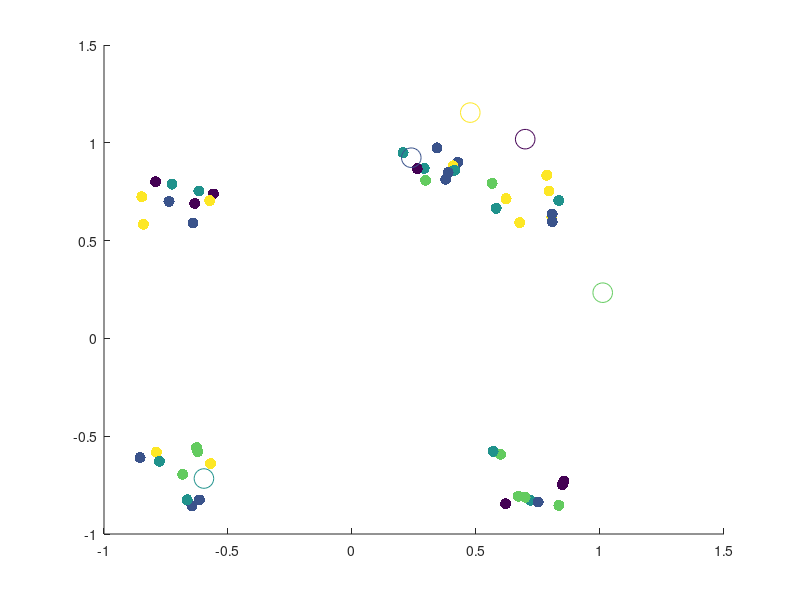

Recreate this plot in MATLAB. (Note: this script raises an error after producing the figure.)
%% Random Initalization
% yeet
% Topic I.6 - Alternating Minimization Scheme Algorithm for k-Means Clustering*
% 
% Clear the workspace and close all figure windows     

close all; clear all;

load Q1data.mat; 

[n,m]= size(XData); 

% Set the number of clusters (k)
k=5;

% Assign each data vector, randomly to one of the k clusters
IndexSet = randi(k,n,1);

% Plot the data
scatter(XData(:,1),XData(:,2),64,IndexSet,'filled');
hold on

% Create data structures to store the weight vectors for cluster (c), and the 
% weight vectors from the previous iteration (cPrev)
c = zeros(k,m);
cPrev = zeros(k,m);

% Randomly initialize the weight vectors so that each component is sampled from 
% the interval [-1,1]
c = -1.2 + 2.4*rand(k,m);

% Plot the initial weight vectors
scatter(c(:,1),c(:,2),200,linspace(1,k,k))
hold off
pause



%% K++ initalization 

close all; clear all; clc;
% for funsies attempt at k++ initalization 

% 100 2-dimensional points, each points is a vector! 
%hopefully this is like quakes data
load Q1data.mat


%number of clusters; 
k =4; 

[n,m]=size(XData);



[c,IndexSet]= KPlusPlusInit(XData,k);




% Plot the data
scatter(XData(:,1),XData(:,2),64,IndexSet,'filled');
hold on
scatter(c(:,1),c(:,2),200,linspace(1,k,k))
hold off

%% The Alternating Minimization Scheme
doneFlag=0;

% Keep alternating updates to weight vectors and cluster assignments until weight 
% vectors no longer change their locations

while (~doneFlag)

    % Update the weight vectors in each cluster via the centroid formula
    for i=1:k 

        % Find the indices for all data vectors currently in cluster i
        ClusterIndices = find(IndexSet==i);

        % Find the number of data vectors currently in cluster i
        NumVecsInCluster = size(ClusterIndices,1);

        % Create a data structure to store weight vector for the current
        % cluster
        c(i,:)=0; 

        % Update cluster vector using the centroid formula
        for j=1:NumVecsInCluster
            for l=1:m
                c(i,l) = c(i,l) + XData(ClusterIndices(j,1),l)/NumVecsInCluster;
            end
        end

    end

    % Plot the updated weight vectors for each cluster
    scatter(XData(:,1),XData(:,2),64,IndexSet,'filled')
    hold on
    scatter(c(:,1),c(:,2),200,linspace(1,k,k))
    %pause
    
    % Now reassign all data vectors to the closest weight vector (cluster)

    % Create a data structure to store closest weight vector for each data
    % point
    closestCluster=zeros(n,1);

    % Reassign each data vector to the new, closest cluster
    for d=1:n

        % Store the coordinates of the current data vector
        xD = XData(d,:);

        % Set the minimum distance tracker to be a very large number
        sqDistMin=1e16;

        % Find the closest weight vector (cluster) to the current data
        % vector
        for i=1:k
            sqDist = norm(c(i,:)-xD,2);

            % If the distance is less than the current min, assign the
            % current data vector to this cluster
            if sqDist<sqDistMin
                closestCluster(d)=i;
                sqDistMin=sqDist;
            end

        end
    end

    % Update the assignments of the data vectors to their new clusters
    IndexSet = closestCluster;
    
    % Plot the data and the updated weight vectors
    hold off
    scatter(XData(:,1),XData(:,2),64,IndexSet,'filled')
    hold on
    scatter(c(:,1),c(:,2),200,linspace(1,k,k))
    hold off
    %pause
    
    % Terminate the alternating scheme if the weight vectors are unaltered
    % relative to the previous iteration
    if c==cPrev
        doneFlag=1;
    else
        cPrev=c;
    end
end


%% Calculation of Overall Coherence

% computes overall coherence AFTER K-Means! 
OvCo=oaco(XData,IndexSet,c)



%% 10 initalizations

close all; clear all; clc;



% 50  2-dimensional points, each points is a vector! 
%hopefully this is like quakes data
load Q1data.mat



rng(33)

% initalization :) heh
OvCO_forkPP = zeros(1,10);
OvCO_forRand = zeros(1,10); 
% number of clusters


k=5; 


% random initalization;

for realz = 1:10
    [n,m]= size(XData);
    IndexSeti = randi(k,n,1);
    ci = -1.2 + 2.4*rand(k,m);
    
    % scatter(XData(:,1),XData(:,2),64,IndexSeti,'filled')
    %     hold on
    %     scatter(ci(:,1),ci(:,2),200,linspace(1,k,k))
    %     hold off
    %     pause 
    %     
    
    % this runs the k-means algorithim
    [IndexSetf,cf]= kmeans493(XData,k,IndexSeti,ci);
    OvCo=oaco(XData,IndexSetf,cf);
    OvCO_forRand(:,realz) = OvCo ; % this creates a vector of the overall coherence
    
    %   scatter(XData(:,1),XData(:,2),64,IndexSetf,'filled')
    %     hold on
    %     scatter(cf(:,1),cf(:,2),200,linspace(1,k,k))
    %     hold off


end 


%k++ initalization 
for realz = 1:10  

    [ci,IndexSeti]=KPlusPlusInit(XData,k);
    
    %  scatter(XData(:,1),XData(:,2),64,IndexSeti,'filled')
    %     hold on
    %     scatter(ci(:,1),ci(:,2),200,linspace(1,k,k))
    %     hold off
    %     pause 
        
        %runs k means
   
    %uses a random     scheme for intial index
    %[IndexSetf,cf]= kmeans493(XData,k,randi(k,size(XData,1),1),ci);    
    [IndexSetf,cf]= kmeans493(XData,k,IndexSeti,ci);
    
    OvCo=oaco(XData,IndexSetf,cf);
    OvCO_forkPP(:,realz) = OvCo ; 
    
    %   scatter(XData(:,1),XData(:,2),64,IndexSetf,'filled')
    %     hold on
    %     scatter(cf(:,1),cf(:,2),200,linspace(1,k,k))
    %     hold off
end 




mean(OvCO_forkPP)
mean(OvCO_forRand)



%% Elbow Method

clc; clear all; close all; 

load Q1data.mat

suck =8; 
initalz =5; 

% rows is number of initlizations we use, coloumns is values of k 
% for each initilization scheme
mat2PlotKPP = zeros(initalz,suck); 
mat2PlotRand =zeros(initalz,suck); 

for k=1:suck
   
    
    for realz = 1:initalz

    [ci,IndexSeti]=KPlusPlusInit(XData,k);
        
        %runs k means
        
    [IndexSetf,cf]= kmeans493(XData,k,IndexSeti,ci);
    
    OvCo=oaco(XData,IndexSetf,cf);
    mat2PlotKPP(realz,k) = OvCo; 
    end 
    
    
    
     for realz = 1:initalz

    [n,m]= size(XData);
    IndexSeti = randi(k,n,1);
    ci = -1.2 + 2.4*rand(k,m);
        
        %runs k means
        
    [IndexSetf,cf]= kmeans493(XData,k,IndexSeti,ci);
    
    OvCo=oaco(XData,IndexSetf,cf);
    mat2PlotRand(realz,k) = OvCo; 
     end 
    
    
    
end 



subplot(1,2,1)
for iter = 1:5
    plot(1:suck, mat2PlotKPP(iter,:),'LineWidth',1.5,'Marker',"*",'LineStyle','--')
    hold on;
    title('Elbow Plot for K++ Initalization')
    xlabel('Number of Clusters (k)')
    ylabel('Overall Coherence y')
    %rectangle('Position',[4-1 7-1 1 1],'Curvature',[.5 .5]) 
    %legend('Realiz 1','Realiz 4','Realiz 3','Realiz 4','Realiz 5')
    grid on;
end 



hold on; 

subplot(1,2,2)
for iter = 1:5
    plot(1:suck, mat2PlotRand(iter,:),'LineWidth',1.5,'Marker',"*",'LineStyle','--')
     hold on;
    title('Elbow Plot for Random Initalization')
    xlabel('Number of Clusters (k)')
    ylabel('Overall Coherence y')
    legend('Realiz 1','Realiz 4','Realiz 3','Realiz 4','Realiz 5')
    grid on;
end 




%% MNIST PART 3

close all; 
numim = 100; % number of images
% use parts of Haider Code to extract data frame from 100 images 
% 400 cols for 20 x 20 pizels 

%ovco badd at large k FYI

[XDataM ,labels2test]= DatHaider(numim);

% use k = 6 from jamie elbow! 
k_fromelbow=6;
    

%initalizes and does kmeans 
[c,IndexSeti]=KPlusPlusInit(XDataM,k_fromelbow,42);
[IndexSetf, cf] = kmeans493(XDataM,k_fromelbow,IndexSeti,c);

% for the  cluster we...
for val_k= 1:k_fromelbow 

    figure(val_k)    

    str = sprintf('Images associated with Cluster %d', val_k);



% look at all the points in this cluster from k means 
    for i=1:sum(IndexSetf==val_k)
       % creates the rows and coloumns for images in a cluster
        rows_img = round(numim/10);
        cols_img = round(numim/10);
       %creates a subplot for a certain cluster k
       subplot(rows_img,cols_img,i)
       title(str)
       %and shows all the images associated with that cluster
       Cluster_image = XDataM(IndexSetf==val_k,:);
       currImg = reshape(Cluster_image(i,:),[20,20]);
       imshow(currImg,'InitialMagnification',1000) 
    end
    
    
% cluster 1 is 1     
% cluster 2 is zero 
% cluster 3 is 3
% cluster 4 is 2 
% cluster 5 is 4  
% cluster 6 is 0


end 

%% Success score

% done with my eyeball 
% we see the number that occurs the most in each figure!
ClusterMostOccurNum = [1 0 3 2 4 0];


expLabs = zeros(100,1); 

for val_k = 1:k_fromelbow
    WhereImagesR=IndexSetf==val_k;
    expLabs = ClusterMostOccurNum(val_k).*(WhereImagesR)+expLabs ;
end 


SucScore = sum(expLabs == labels2test)/100;

SucScore*100;

%% Bonus Part


BonusSuck = 10; 

  
numim = 100; % number of images
% use parts of Haider Code to extract data frame from 100 images 
% 400 cols for 20 x 20 pizels 

%ovco badd at large k FYI

[XDataM ,labels2test]= DatHaider(numim);

SucScoresforAll = zeros(1,8);

%calc success score for each k
for k_to_test =3:BonusSuck
    


        %initalizes and does kmeans 
        [c,IndexSeti]=KPlusPlusInit(XDataM,k_to_test,42);
        [IndexSetf, cf] = kmeans493(XDataM,k_to_test,IndexSeti,c);
        
        
        MostOccurNum = zeros(1,k_to_test);
        
        % for the  cluster we...
        for val_k= 1:k_to_test
         % computes the number 
         MostOccurNum(val_k)  =  mode(labels2test(IndexSetf==val_k));
        end 

        
        expLabs = zeros(100,1); 

        for val_k = 1:k_to_test
            WhereImagesR=IndexSetf==val_k;
            expLabs = MostOccurNum(val_k).*(WhereImagesR)+expLabs ;
        end 

        % computes the success score!
        SucScore = sum(expLabs == labels2test)/100;

        SucScoresforAll(val_k-2)= SucScore; 
        
end 


figure;
psuc = plot(3:BonusSuck,SucScoresforAll,'*-')
